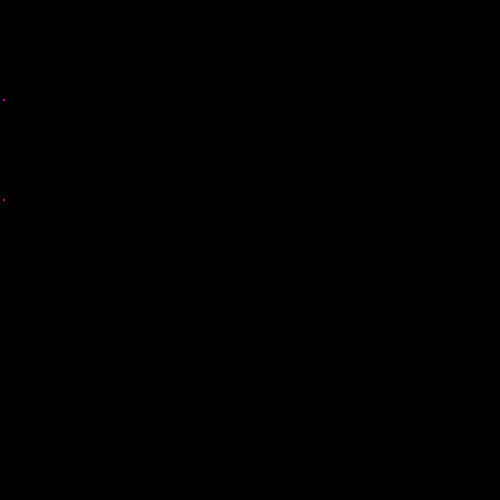
Frame 1 (no input)
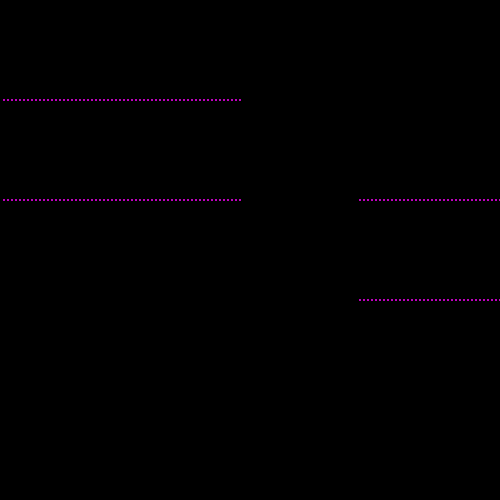
Frame 60 (no input)
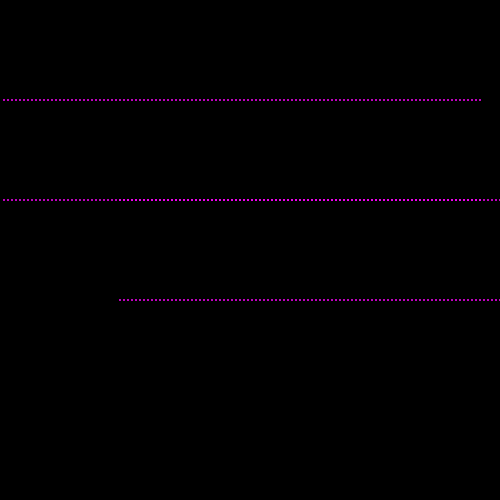
Frame 120 (the mouse pressed at the canvas centre since frame 60)

The p5.js sketch that drew these frames (run headless with seeded random() and noise() and a simulated clock; from frame 60 on, the mouse is pressed at the canvas centre):

// p5.js sketch
// ── sketch.js
/*
defining functions
by Daniel Wen
May 15 2017
*/

var blip = {x: 0, y: 100, xspeed: 4}

var blip2 = {x: 0, y: 200, xspeed: 4}// the y position is the same as blip3 so that they intersect.

var blip3 = {x: 600, y: 200, xspeed: 4}

var blip4 = {x: 600, y: 300, xspeed: 4}


function setup() {
	createCanvas(500, 500); //makes a 500x500 canvas
	background(0); //black background
}

function draw() {
	move(); // call the defined move() function.
	display(); // call the defined display() function.
}

 
function move() {// move function()
	blip.x = blip.x + blip.xspeed; //makes blip move to the right
	blip2.x = blip2.x + blip2.xspeed;//makes blip 2 move to the right
	blip3.x = blip3.x - blip3.xspeed; //makes blip 3 to the left.
	blip4.x = blip4.x - blip4.xspeed; //makes blip 4 move to the left
}

function display() {// display function()
	strokeWeight(2);
	stroke(255, 0, 255);
	// an array and for loop could be used so point does not have to be called repeatedly.
	point(blip.x, blip.y);
	point(blip2.x, blip2.y);
	point(blip3.x, blip3.y);
	point(blip4.x, blip4.y);
}
